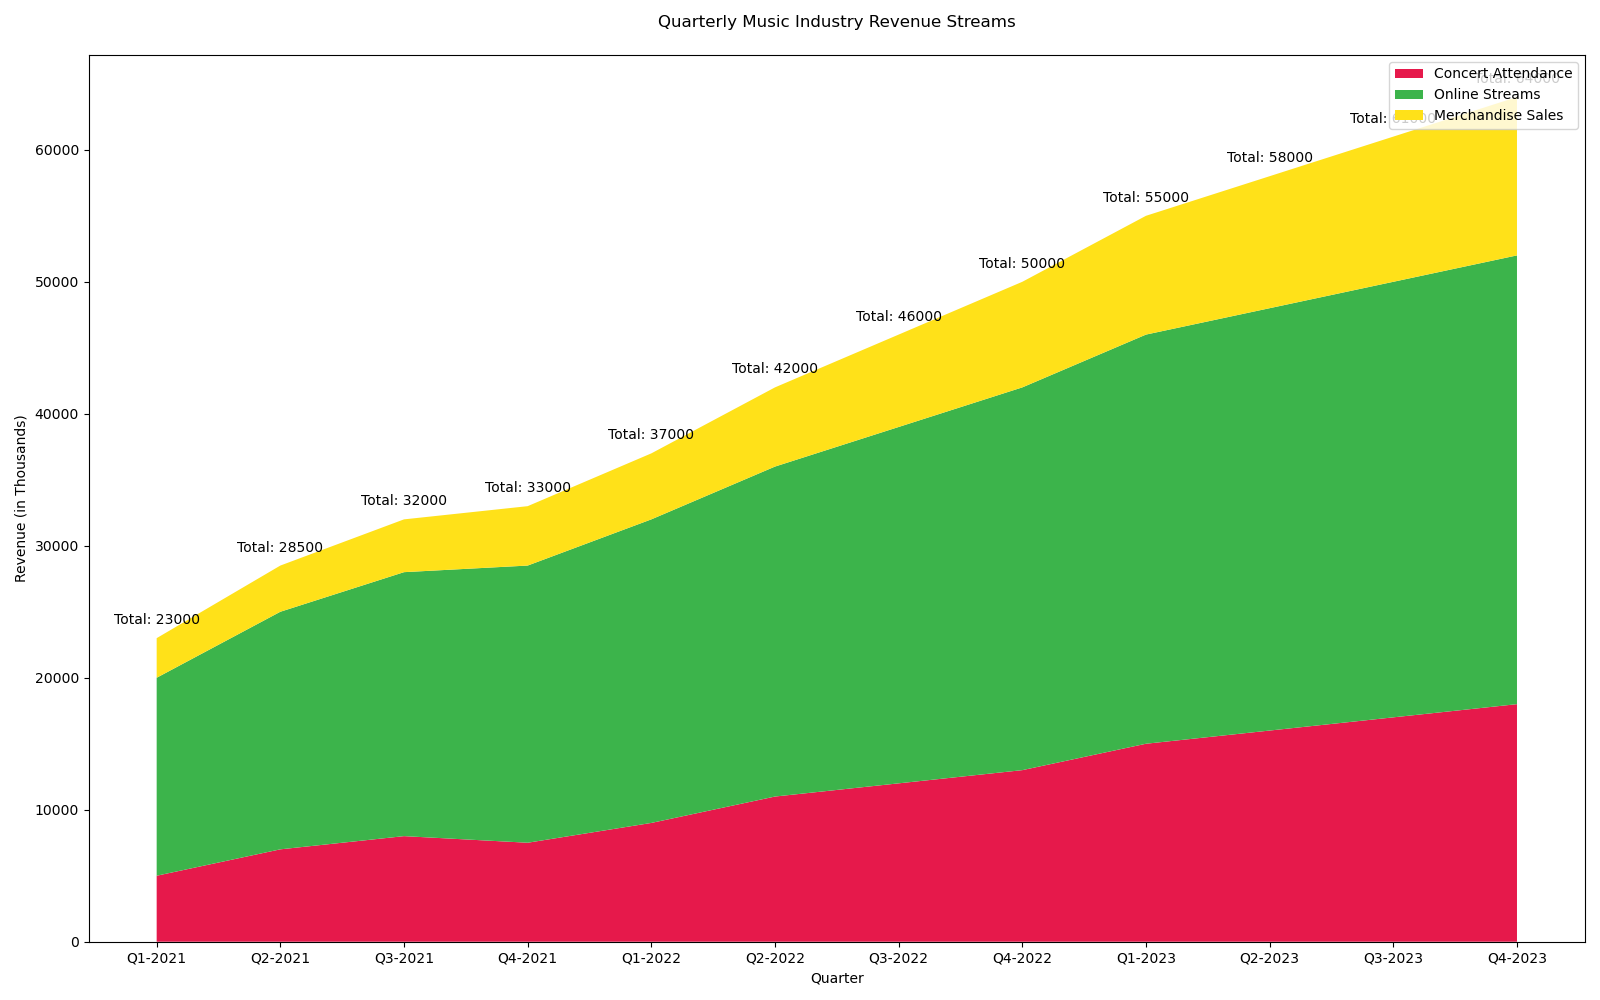

Write Python code to recreate this figure.

import matplotlib.pyplot as plt
import pandas as pd

# Data
data = {
    'Quarter': ['Q1-2021', 'Q2-2021', 'Q3-2021', 'Q4-2021', 'Q1-2022', 'Q2-2022', 'Q3-2022', 'Q4-2022',
                'Q1-2023', 'Q2-2023', 'Q3-2023', 'Q4-2023'],
    'Concert Attendance': [5000, 7000, 8000, 7500, 9000, 11000, 12000, 13000, 15000, 16000, 17000, 18000],
    'Online Streams': [15000, 18000, 20000, 21000, 23000, 25000, 27000, 29000, 31000, 32000, 33000, 34000],
    'Merchandise Sales': [3000, 3500, 4000, 4500, 5000, 6000, 7000, 8000, 9000, 10000, 11000, 12000]
}

df = pd.DataFrame(data)

# Figure and Plot
fig, ax = plt.subplots(figsize=(16, 10))
ax.stackplot(df['Quarter'], df['Concert Attendance'], df['Online Streams'], df['Merchandise Sales'],
             labels=['Concert Attendance', 'Online Streams', 'Merchandise Sales'],
             colors=['#e6194B', '#3cb44b', '#ffe119'])

# Title and labels
plt.title('Quarterly Music Industry Revenue Streams', pad=20)
plt.xlabel('Quarter')
plt.ylabel('Revenue (in Thousands)')

# Annotations
for i, (quarter, concert, streams, merch) in enumerate(zip(df['Quarter'], df['Concert Attendance'], df['Online Streams'], df['Merchandise Sales'])):
    total_revenue = concert + streams + merch
    ax.annotate(f'Total: {total_revenue}', (i, total_revenue), textcoords="offset points", xytext=(0, 10), ha='center')

# Legend
plt.legend(loc='upper right')

# Show plot
plt.tight_layout()
plt.show()
